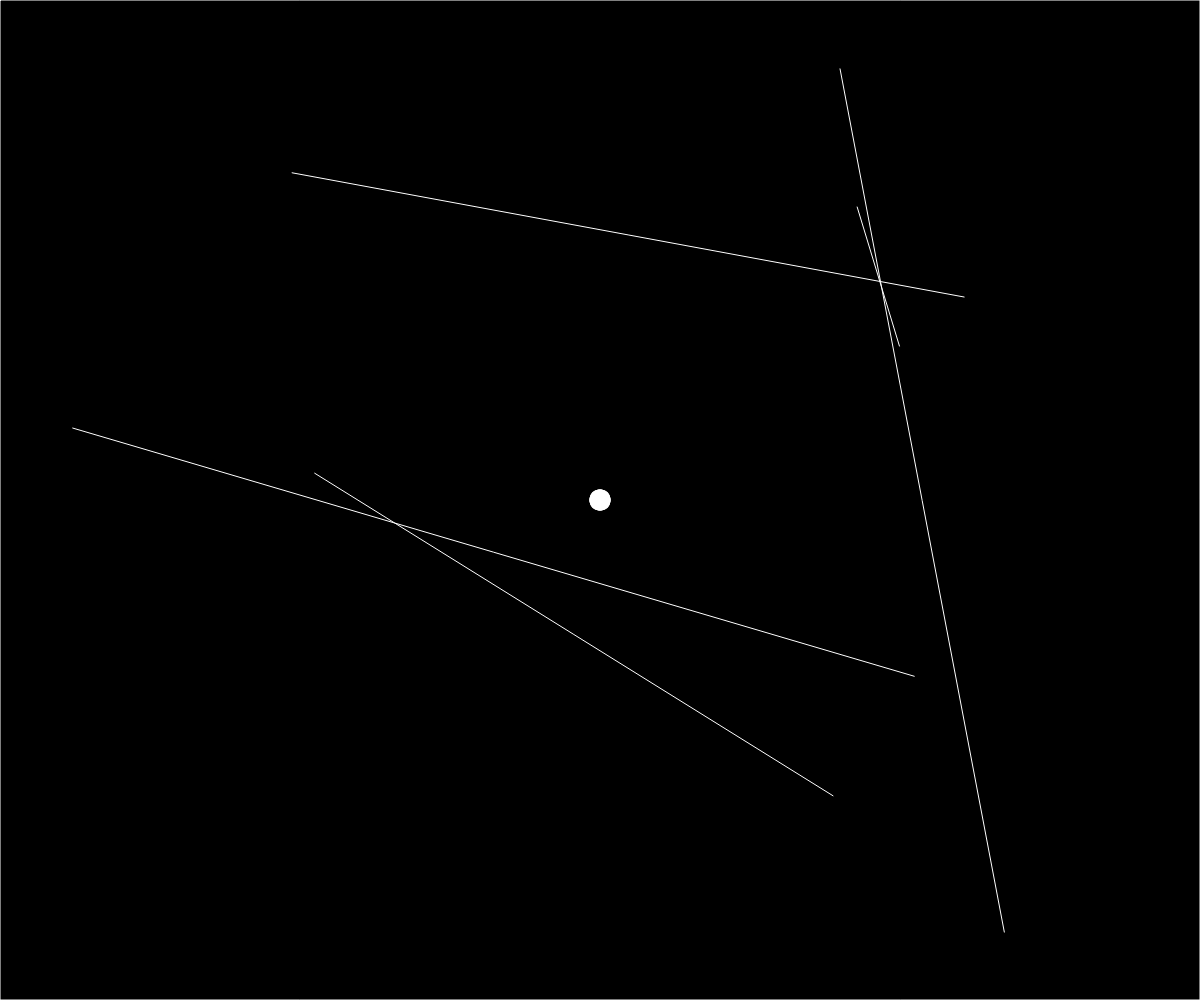
Frame 1 (no input)
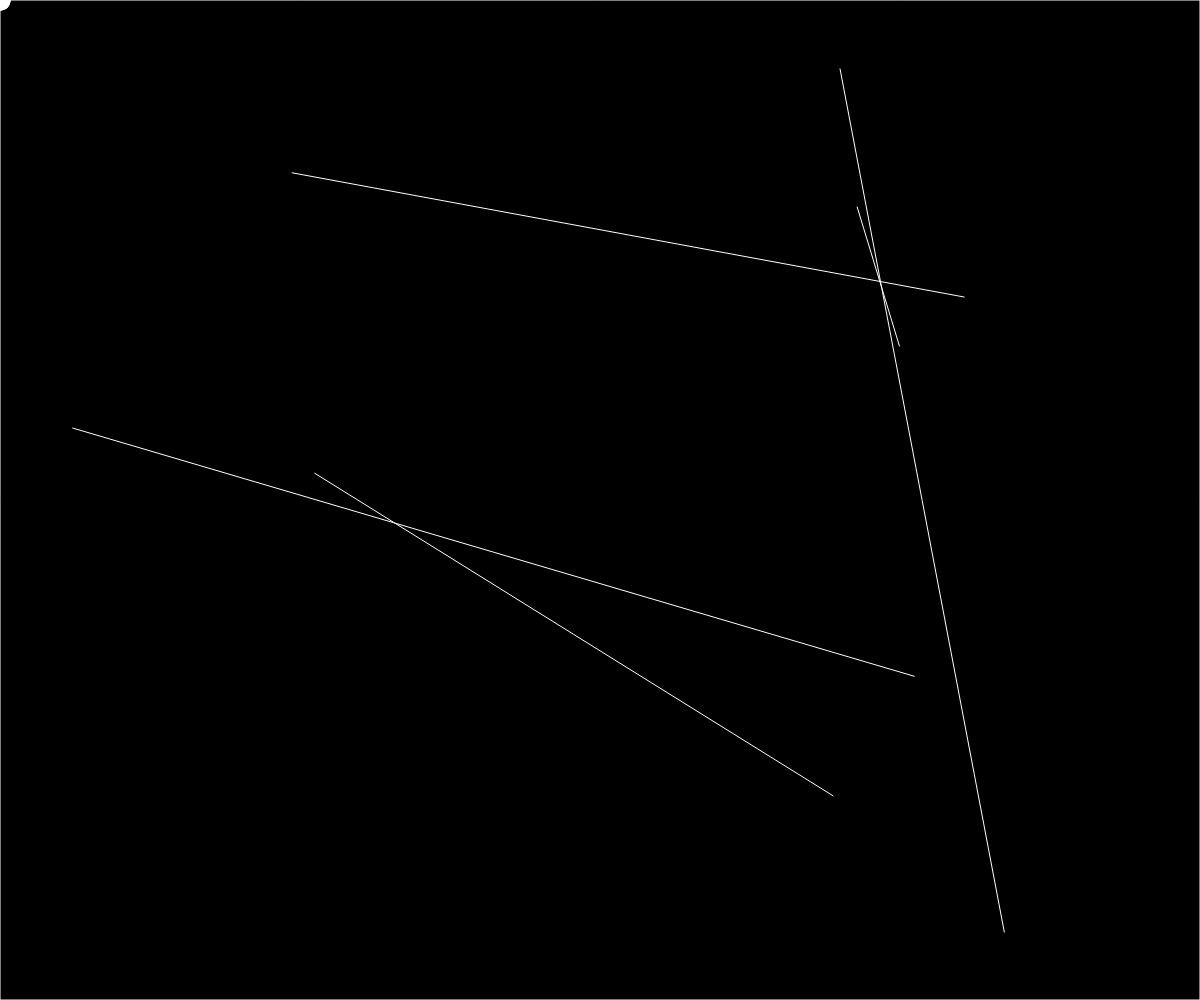
Frame 60 (no input)
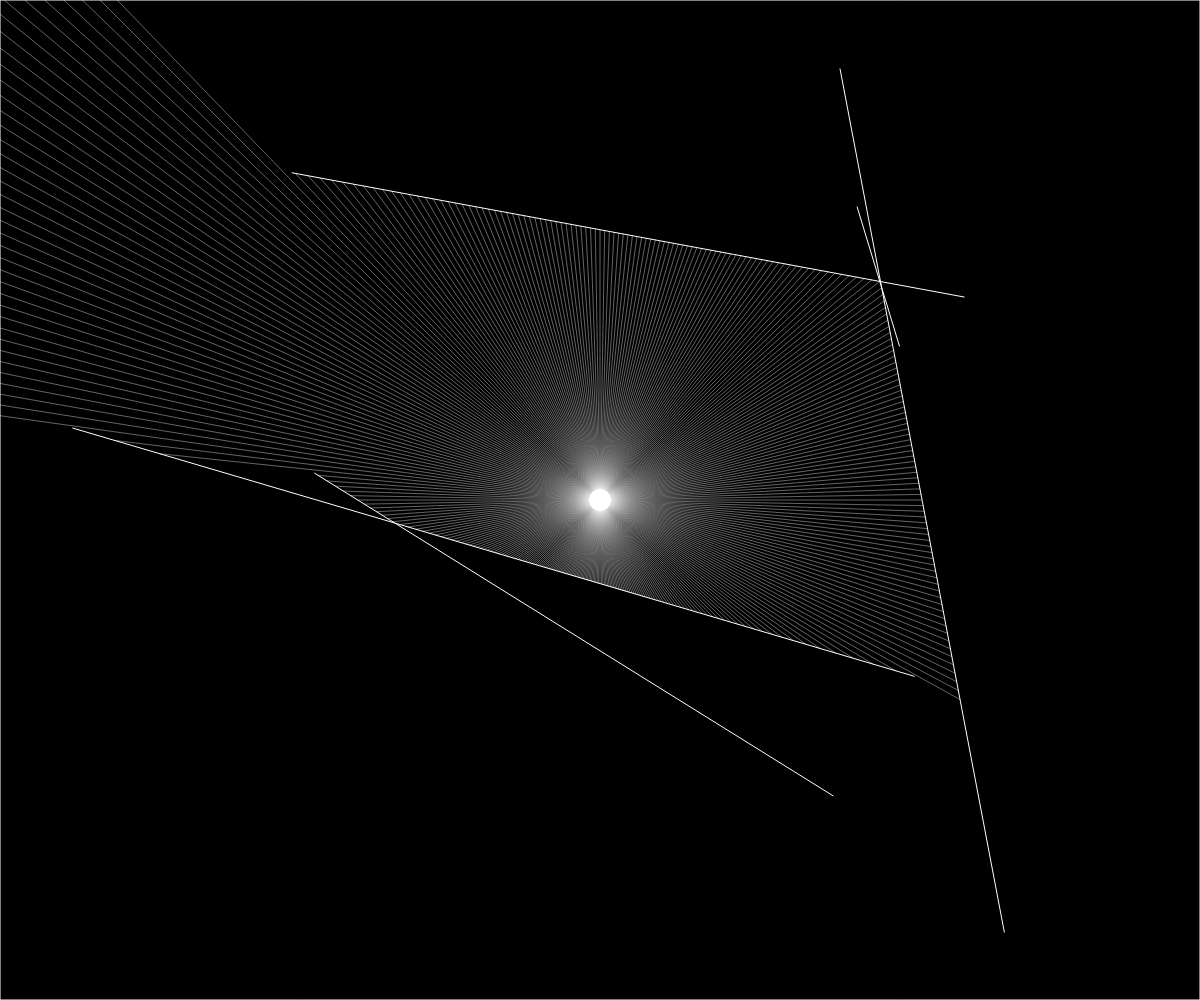
Frame 120 (the mouse pressed at the canvas centre since frame 60)

The p5.js sketch that drew these frames (run headless with seeded random() and noise() and a simulated clock; from frame 60 on, the mouse is pressed at the canvas centre):

// p5.js sketch
// ── sketch.js
let walls = [];
let particle;

function setup() {
  createCanvas(windowWidth, windowHeight);
  for (let i = 0; i < 5; i++) {
    const x1 = random(width);
    const y1 = random(height);
    const x2 = random(width);
    const y2 = random(height);
    walls.push(new Boundary(x1, y1, x2, y2));
  }
  walls.push(new Boundary(0, 0, width, 0));
  walls.push(new Boundary(0, height, width, height));
  walls.push(new Boundary(0, 0, 0, height));
  walls.push(new Boundary(width, 0, width, height));

  particle = new Particle();
}

function draw() {
  background(0);
  for (let wall of walls) {
    wall.draw();
  }

  particle.draw();
  particle.move(mouseX, mouseY);
  particle.look(walls);
}

// ── boundary.js
class Boundary {
  constructor(x1, y1, x2, y2) {
    this.a = createVector(x1,y1);
    this.b = createVector(x2,y2);
  }

  draw() {
    stroke(255);
    line(this.a.x, this.a.y, this.b.x, this.b.y);
  }
}

// ── particle.js
class Particle {
  constructor() {
    this.pos = createVector();
    this.pos.x = width / 2;
    this.pos.y = height / 2;
    this.rays = [];
    for (let a = 0; a < 360; a += 1) {
      const newRay = new Ray(this.pos, radians(a));
      this.rays.push(newRay);
    }
  }

  move(x, y) {
    this.pos.x = x;
    this.pos.y = y;
  }

  look(walls) {
    for (let ray of this.rays) {
      let closest = null;
      let record = Infinity;

      for (let wall of walls) {
        const pt = ray.cast(wall);
        if (pt) {
          const dist = p5.Vector.dist(this.pos, pt);
          if (dist < record) {
            record = dist;
            closest = pt;
          }
        }
      }
      if (closest) {
        stroke(255, 100);
        line(this.pos.x, this.pos.y, closest.x, closest.y);
      }
    }
  }

  draw() {
    fill(255);
    ellipse(this.pos.x, this.pos.y, 4);
    for (let ray of this.rays) {
      ray.draw();
    }
  }
}

// ── ray.js
class Ray {
  constructor(pos, a) {
    this.pos = pos;
    this.dir = p5.Vector.fromAngle(a);
  }

  lookAt(x, y) {
    this.dir.x = x - this.pos.x;
    this.dir.y = y - this.pos.y;
    this.dir.normalize();
  }

  draw() {
    stroke(255);
    push();
    translate(this.pos.x,this.pos.y);
    line(0, 0, this.dir.x * 10, this.dir.y * 10);
    pop();
  }

  cast(wall) {
    const x1 = wall.a.x;
    const y1 = wall.a.y;
    const x2 = wall.b.x;
    const y2 = wall.b.y;

    const x3 = this.pos.x;
    const y3 = this.pos.y;
    const x4 = x3 + this.dir.x;
    const y4 = y3 + this.dir.y;


    const den = (x1 - x2) * (y3 - y4) - (y1 - y2) * (x3 - x4);    

    if (den == 0) {
      return;
    } else {
      const t = ((x1 - x3) * (y3 - y4) - (y1 - y3) * (x3 - x4)) / den;
      const u = (-1 * ((x1 - x2) * (y1 - y3) - (y1 - y2) * (x1 - x3))) / den;

      if (t >= 0 && t <= 1 && u >= 0) {
        const px = x1 + t * (x2 - x1);
        const py = y1 + t * (y2 - y1);
        const intersectionPoint = createVector(px, py);
        return intersectionPoint;
      }

      return;
    }
  }
}
